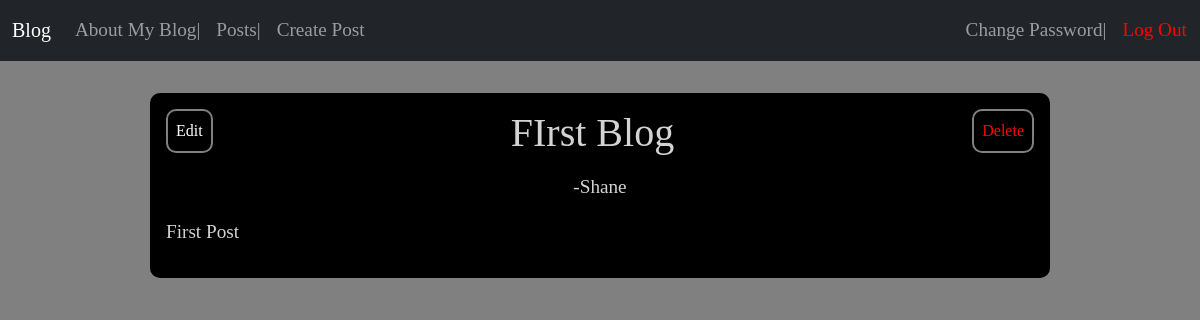
/posts/1/ (signed in), run on the app's committed database.
### blog/models.py (models this page shows, shortened)
class Post(models.Model):
    title=models.CharField(max_length=200)
    body=models.TextField()
    author=models.ForeignKey(
        'auth.User',
        on_delete=models.CASCADE
    )

### blog/views.py (the view)
# urls.py: path('posts/<int:pk>/', PostDetailView.as_view(),name='post_detail'),
class PostDetailView(LoginRequiredMixin, DetailView):
    model= Post
    template_name ="post_detail.html"

### templates/post_detail.html (shortened to what this page needs)
{% extends 'base.html' %}
{% block content %}
<div class="post-detail">
    <div class="post-detail-buttons">
        {% if post.author == user %}
            <a href="{% url 'post_edit' post.id %}" class="card-link">Edit</a>
        {% endif %}
        <h1>{{post.title}}</h1>
        {% if post.author == user %}
            <a href="{% url 'post_delete' post.id %}" class="card-link" style="color: red;">Delete</a>
        {% endif %}
    </div>
    <p class="author">-{{post.author}}</p>
    <p>{{post.body}}</p>
</div>
{% endblock content %}

### static/css/base.css (style rules this page uses)
body { font-family: 'EB Garamond', serif; font-size: 1.2rem; background-color: grey; }
.page-content h1 { text-align: center; width: 100vw; }
a { text-decoration: none; }
.card-link { text-decoration: none; font-size: 1rem; color: white; border: 2px solid grey; border-radius: 10px; padding: .5rem; height: fit-content; }
.post-detail { display: flex; flex-direction: column; padding: 1rem; background-color: black; color: lightgrey; border-radius: 10px; width: 75vw; margin-left: auto; margin-right: auto; margin-top: 2rem; }
.post-detail h1 { width: fit-content; margin-left: auto; margin-right: auto; margin-bottom: 1rem; }
.post-detail .author { text-align: center; }
.post-detail-buttons { display: flex; justify-content: space-between; }

### data on the page
Post: title "FIrst Blog", author "Shane", body "First Post"
